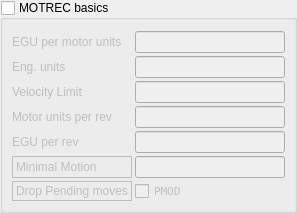
    <widget class="QEGroupBox" name="qegroupbox_2">
     <property name="checkable">
      <bool>true</bool>
     </property>
     <property name="checked">
      <bool>false</bool>
     </property>
     <property name="title" stdset="0">
      <string>MOTREC basics</string>
     </property>
     <property name="userLevelEnabled" stdset="0">
      <enum>QEGroupBox::Scientist</enum>
     </property>
     <layout class="QGridLayout" name="gridLayout_2">
      <property name="leftMargin">
       <number>9</number>
      </property>
      <property name="rightMargin">
       <number>9</number>
      </property>
      <property name="bottomMargin">
       <number>9</number>
      </property>
      <property name="spacing">
       <number>3</number>
      </property>
      <item row="6" column="1">
       <widget class="QELineEdit" name="qcalineeditplugin_20">
        <property name="minimumSize">
         <size>
          <width>150</width>
          <height>0</height>
         </size>
        </property>
        <property name="palette">
         <palette>
          <active>
           <colorrole role="WindowText">
            <brush brushstyle="SolidPattern">
             <color alpha="255">
              <red>0</red>
              <green>0</green>
              <blue>255</blue>
             </color>
            </brush>
           </colorrole>
           <colorrole role="Text">
            <brush brushstyle="SolidPattern">
             <color alpha="255">
              <red>0</red>
              <green>0</green>
              <blue>255</blue>
             </color>
            </brush>
           </colorrole>
           <colorrole role="PlaceholderText">
            <brush brushstyle="NoBrush">
             <color alpha="128">
              <red>0</red>
              <green>0</green>
              <blue>255</blue>
             </color>
            </brush>
           </colorrole>
          </active>
          <inactive>
           <colorrole role="WindowText">
            <brush brushstyle="SolidPattern">
             <color alpha="255">
              <red>0</red>
              <green>0</green>
              <blue>255</blue>
             </color>
            </brush>
           </colorrole>
           <colorrole role="Text">
            <brush brushstyle="SolidPattern">
             <color alpha="255">
              <red>0</red>
              <green>0</green>
              <blue>255</blue>
             </color>
            </brush>
           </colorrole>
           <colorrole role="PlaceholderText">
            <brush brushstyle="NoBrush">
             <color alpha="128">
              <red>0</red>
              <green>0</green>
              <blue>255</blue>
             </color>
            </brush>
           </colorrole>
          </inactive>
          <disabled>
           <colorrole role="WindowText">
            <brush brushstyle="SolidPattern">
             <color alpha="255">
              <red>118</red>
              <green>118</green>
              <blue>117</blue>
             </color>
            </brush>
           </colorrole>
           <colorrole role="Text">
            <brush brushstyle="SolidPattern">
             <color alpha="255">
              <red>118</red>
              <green>118</green>
              <blue>117</blue>
             </color>
            </brush>
           </colorrole>
           <colorrole role="PlaceholderText">
            <brush brushstyle="NoBrush">
             <color alpha="128">
              <red>0</red>
              <green>0</green>
              <blue>255</blue>
             </color>
            </brush>
           </colorrole>
          </disabled>
         </palette>
        </property>
        <property name="variable" stdset="0">
         <string>$(MOTOR).SREV</string>
        </property>
        <property name="variableSubstitutions" stdset="0">
         <string/>
        </property>
        <property name="confirmWrite">
         <bool>true</bool>
        </property>
        <property name="userLevelEnabled" stdset="0">
         <enum>QEGenericEdit::Engineer</enum>
        </property>
        <property name="precision">
         <number>9</number>
        </property>
        <property name="useDbPrecision">
         <bool>false</bool>
        </property>
        <property name="addUnits">
         <bool>true</bool>
        </property>
        <property name="displayAlarmState" stdset="0">
         <bool>false</bool>
        </property>
       </widget>
      </item>
      <item row="11" column="1">
       <widget class="QECheckBox" name="cB_SETOFFSET_3">
        <property name="minimumSize">
         <size>
          <width>0</width>
          <height>8</height>
         </size>
        </property>
        <property name="font">
         <font>
          <family>DejaVu Sans Mono</family>
          <pointsize>8</pointsize>
         </font>
        </property>
        <property name="toolTip">
         <string>Check to set the offset to match current readback to desired setpoint </string>
        </property>
        <property name="text">
         <string>PMOD</string>
        </property>
        <property name="variable" stdset="0">
         <string>$(MOTOR).PMOD</string>
        </property>
        <property name="userLevelVisibility" stdset="0">
         <enum>QECheckBox::User</enum>
        </property>
        <property name="userLevelEnabled" stdset="0">
         <enum>QECheckBox::Engineer</enum>
        </property>
        <property name="localEnumeration">
         <string/>
        </property>
        <property name="displayAlarmState" stdset="0">
         <bool>false</bool>
        </property>
       </widget>
      </item>
      <item row="2" column="1">
       <widget class="QELineEdit" name="qcalineeditplugin_18">
        <property name="sizePolicy">
         <sizepolicy hsizetype="Expanding" vsizetype="Fixed">
          <horstretch>0</horstretch>
          <verstretch>0</verstretch>
         </sizepolicy>
        </property>
        <property name="minimumSize">
         <size>
          <width>150</width>
          <height>0</height>
         </size>
        </property>
        <property name="palette">
         <palette>
          <active>
           <colorrole role="WindowText">
            <brush brushstyle="SolidPattern">
             <color alpha="255">
              <red>0</red>
              <green>0</green>
              <blue>255</blue>
             </color>
            </brush>
           </colorrole>
           <colorrole role="Text">
            <brush brushstyle="SolidPattern">
             <color alpha="255">
              <red>0</red>
              <green>0</green>
              <blue>255</blue>
             </color>
            </brush>
           </colorrole>
           <colorrole role="PlaceholderText">
            <brush brushstyle="NoBrush">
             <color alpha="128">
              <red>0</red>
              <green>0</green>
              <blue>255</blue>
             </color>
            </brush>
           </colorrole>
          </active>
          <inactive>
           <colorrole role="WindowText">
            <brush brushstyle="SolidPattern">
             <color alpha="255">
              <red>0</red>
              <green>0</green>
              <blue>255</blue>
             </color>
            </brush>
           </colorrole>
           <colorrole role="Text">
            <brush brushstyle="SolidPattern">
             <color alpha="255">
              <red>0</red>
              <green>0</green>
              <blue>255</blue>
             </color>
            </brush>
           </colorrole>
           <colorrole role="PlaceholderText">
            <brush brushstyle="NoBrush">
             <color alpha="128">
              <red>0</red>
              <green>0</green>
              <blue>255</blue>
             </color>
            </brush>
           </colorrole>
          </inactive>
          <disabled>
           <colorrole role="WindowText">
            <brush brushstyle="SolidPattern">
             <color alpha="255">
              <red>118</red>
              <green>118</green>
              <blue>117</blue>
             </color>
            </brush>
           </colorrole>
           <colorrole role="Text">
            <brush brushstyle="SolidPattern">
             <color alpha="255">
              <red>118</red>
              <green>118</green>
              <blue>117</blue>
             </color>
            </brush>
           </colorrole>
           <colorrole role="PlaceholderText">
            <brush brushstyle="NoBrush">
             <color alpha="128">
              <red>0</red>
              <green>0</green>
              <blue>255</blue>
             </color>
            </brush>
           </colorrole>
          </disabled>
         </palette>
        </property>
        <property name="variable" stdset="0">
         <string>$(MOTOR).MRES</string>
        </property>
        <property name="variableSubstitutions" stdset="0">
         <string/>
        </property>
        <property name="confirmWrite">
         <bool>true</bool>
        </property>
        <property name="userLevelEnabled" stdset="0">
         <enum>QEGenericEdit::Scientist</enum>
        </property>
        <property name="precision">
         <number>9</number>
        </property>
        <property name="useDbPrecision">
         <bool>false</bool>
        </property>
        <property name="addUnits">
         <bool>true</bool>
        </property>
        <property name="displayAlarmState" stdset="0">
         <bool>false</bool>
        </property>
       </widget>
      </item>
      <item row="3" column="0">
       <widget class="QLabel" name="label_17">
        <property name="text">
         <string>Eng. units </string>
        </property>
        <property name="wordWrap">
         <bool>true</bool>
        </property>
       </widget>
      </item>
      <item row="6" column="0">
       <widget class="QLabel" name="label_36">
        <property name="text">
         <string>Motor units per rev</string>
        </property>
       </widget>
      </item>
      <item row="9" column="0">
       <widget class="QLabel" name="label_37">
        <property name="text">
         <string>EGU per rev</string>
        </property>
       </widget>
      </item>
      <item row="2" column="0">
       <widget class="QLabel" name="label_27">
        <property name="toolTip">
         <string/>
        </property>
        <property name="text">
         <string>EGU per motor units</string>
        </property>
       </widget>
      </item>
      <item row="11" column="0">
       <widget class="QLabel" name="label_25">
        <property name="toolTip">
         <string>This is a float64Motor field: Set to 1 to make the motor record drop pending moves. Default is 0</string>
        </property>
        <property name="frameShape">
         <enum>QFrame::Box</enum>
        </property>
        <property name="text">
         <string>Drop Pending moves</string>
        </property>
       </widget>
      </item>
      <item row="9" column="1">
       <widget class="QELineEdit" name="qcalineeditplugin_22">
        <property name="minimumSize">
         <size>
          <width>150</width>
          <height>0</height>
         </size>
        </property>
        <property name="palette">
         <palette>
          <active>
           <colorrole role="WindowText">
            <brush brushstyle="SolidPattern">
             <color alpha="255">
              <red>0</red>
              <green>0</green>
              <blue>255</blue>
             </color>
            </brush>
           </colorrole>
           <colorrole role="Text">
            <brush brushstyle="SolidPattern">
             <color alpha="255">
              <red>0</red>
              <green>0</green>
              <blue>255</blue>
             </color>
            </brush>
           </colorrole>
           <colorrole role="PlaceholderText">
            <brush brushstyle="NoBrush">
             <color alpha="128">
              <red>0</red>
              <green>0</green>
              <blue>255</blue>
             </color>
            </brush>
           </colorrole>
          </active>
          <inactive>
           <colorrole role="WindowText">
            <brush brushstyle="SolidPattern">
             <color alpha="255">
              <red>0</red>
              <green>0</green>
              <blue>255</blue>
             </color>
            </brush>
           </colorrole>
           <colorrole role="Text">
            <brush brushstyle="SolidPattern">
             <color alpha="255">
              <red>0</red>
              <green>0</green>
              <blue>255</blue>
             </color>
            </brush>
           </colorrole>
           <colorrole role="PlaceholderText">
            <brush brushstyle="NoBrush">
             <color alpha="128">
              <red>0</red>
              <green>0</green>
              <blue>255</blue>
             </color>
            </brush>
           </colorrole>
          </inactive>
          <disabled>
           <colorrole role="WindowText">
            <brush brushstyle="SolidPattern">
             <color alpha="255">
              <red>118</red>
              <green>118</green>
              <blue>117</blue>
             </color>
            </brush>
           </colorrole>
           <colorrole role="Text">
            <brush brushstyle="SolidPattern">
             <color alpha="255">
              <red>118</red>
              <green>118</green>
              <blue>117</blue>
             </color>
            </brush>
           </colorrole>
           <colorrole role="PlaceholderText">
            <brush brushstyle="NoBrush">
             <color alpha="128">
              <red>0</red>
              <green>0</green>
              <blue>255</blue>
             </color>
            </brush>
           </colorrole>
          </disabled>
         </palette>
        </property>
        <property name="variable" stdset="0">
         <string>$(MOTOR).UREV</string>
        </property>
        <property name="variableSubstitutions" stdset="0">
         <string/>
        </property>
        <property name="confirmWrite">
         <bool>true</bool>
        </property>
        <property name="userLevelEnabled" stdset="0">
         <enum>QEGenericEdit::Engineer</enum>
        </property>
        <property name="precision">
         <number>9</number>
        </property>
        <property name="useDbPrecision">
         <bool>false</bool>
        </property>
        <property name="addUnits">
         <bool>true</bool>
        </property>
        <property name="displayAlarmState" stdset="0">
         <bool>false</bool>
        </property>
       </widget>
      </item>
      <item row="10" column="0">
       <widget class="QLabel" name="label_32">
        <property name="toolTip">
         <string>float64Motor field: Axis Minimal Incremnental Motion. Set to the minimum repeatable motion increment. Has to be L.T. 1e-9 EGU</string>
        </property>
        <property name="frameShape">
         <enum>QFrame::Box</enum>
        </property>
        <property name="text">
         <string>Minimal Motion</string>
        </property>
       </widget>
      </item>
      <item row="10" column="1">
       <widget class="QELineEdit" name="qcalineeditplugin_19">
        <property name="minimumSize">
         <size>
          <width>150</width>
          <height>0</height>
         </size>
        </property>
        <property name="palette">
         <palette>
          <active>
           <colorrole role="WindowText">
            <brush brushstyle="SolidPattern">
             <color alpha="255">
              <red>0</red>
              <green>0</green>
              <blue>255</blue>
             </color>
            </brush>
           </colorrole>
           <colorrole role="Text">
            <brush brushstyle="SolidPattern">
             <color alpha="255">
              <red>0</red>
              <green>0</green>
              <blue>255</blue>
             </color>
            </brush>
           </colorrole>
           <colorrole role="PlaceholderText">
            <brush brushstyle="NoBrush">
             <color alpha="128">
              <red>0</red>
              <green>0</green>
              <blue>255</blue>
             </color>
            </brush>
           </colorrole>
          </active>
          <inactive>
           <colorrole role="WindowText">
            <brush brushstyle="SolidPattern">
             <color alpha="255">
              <red>0</red>
              <green>0</green>
              <blue>255</blue>
             </color>
            </brush>
           </colorrole>
           <colorrole role="Text">
            <brush brushstyle="SolidPattern">
             <color alpha="255">
              <red>0</red>
              <green>0</green>
              <blue>255</blue>
             </color>
            </brush>
           </colorrole>
           <colorrole role="PlaceholderText">
            <brush brushstyle="NoBrush">
             <color alpha="128">
              <red>0</red>
              <green>0</green>
              <blue>255</blue>
             </color>
            </brush>
           </colorrole>
          </inactive>
          <disabled>
           <colorrole role="WindowText">
            <brush brushstyle="SolidPattern">
             <color alpha="255">
              <red>118</red>
              <green>118</green>
              <blue>117</blue>
             </color>
            </brush>
           </colorrole>
           <colorrole role="Text">
            <brush brushstyle="SolidPattern">
             <color alpha="255">
              <red>118</red>
              <green>118</green>
              <blue>117</blue>
             </color>
            </brush>
           </colorrole>
           <colorrole role="PlaceholderText">
            <brush brushstyle="NoBrush">
             <color alpha="128">
              <red>0</red>
              <green>0</green>
              <blue>255</blue>
             </color>
            </brush>
           </colorrole>
          </disabled>
         </palette>
        </property>
        <property name="variable" stdset="0">
         <string>$(MOTOR).AMIM</string>
        </property>
        <property name="variableSubstitutions" stdset="0">
         <string/>
        </property>
        <property name="userLevelEnabled" stdset="0">
         <enum>QEGenericEdit::Engineer</enum>
        </property>
        <property name="precision">
         <number>9</number>
        </property>
        <property name="useDbPrecision">
         <bool>false</bool>
        </property>
        <property name="addUnits">
         <bool>true</bool>
        </property>
        <property name="displayAlarmState" stdset="0">
         <bool>false</bool>
        </property>
       </widget>
      </item>
      <item row="3" column="1">
       <widget class="QELineEdit" name="qcalineeditplugin_15">
        <property name="minimumSize">
         <size>
          <width>80</width>
          <height>0</height>
         </size>
        </property>
        <property name="palette">
         <palette>
          <active>
           <colorrole role="WindowText">
            <brush brushstyle="SolidPattern">
             <color alpha="255">
              <red>0</red>
              <green>0</green>
              <blue>255</blue>
             </color>
            </brush>
           </colorrole>
           <colorrole role="Text">
            <brush brushstyle="SolidPattern">
             <color alpha="255">
              <red>0</red>
              <green>0</green>
              <blue>255</blue>
             </color>
            </brush>
           </colorrole>
           <colorrole role="PlaceholderText">
            <brush brushstyle="NoBrush">
             <color alpha="128">
              <red>0</red>
              <green>0</green>
              <blue>255</blue>
             </color>
            </brush>
           </colorrole>
          </active>
          <inactive>
           <colorrole role="WindowText">
            <brush brushstyle="SolidPattern">
             <color alpha="255">
              <red>0</red>
              <green>0</green>
              <blue>255</blue>
             </color>
            </brush>
           </colorrole>
           <colorrole role="Text">
            <brush brushstyle="SolidPattern">
             <color alpha="255">
              <red>0</red>
              <green>0</green>
              <blue>255</blue>
             </color>
            </brush>
           </colorrole>
           <colorrole role="PlaceholderText">
            <brush brushstyle="NoBrush">
             <color alpha="128">
              <red>0</red>
              <green>0</green>
              <blue>255</blue>
             </color>
            </brush>
           </colorrole>
          </inactive>
          <disabled>
           <colorrole role="WindowText">
            <brush brushstyle="SolidPattern">
             <color alpha="255">
              <red>118</red>
              <green>118</green>
              <blue>117</blue>
             </color>
            </brush>
           </colorrole>
           <colorrole role="Text">
            <brush brushstyle="SolidPattern">
             <color alpha="255">
              <red>118</red>
              <green>118</green>
              <blue>117</blue>
             </color>
            </brush>
           </colorrole>
           <colorrole role="PlaceholderText">
            <brush brushstyle="NoBrush">
             <color alpha="128">
              <red>0</red>
              <green>0</green>
              <blue>255</blue>
             </color>
            </brush>
           </colorrole>
          </disabled>
         </palette>
        </property>
        <property name="variable" stdset="0">
         <string>$(MOTOR).EGU</string>
        </property>
        <property name="variableSubstitutions" stdset="0">
         <string/>
        </property>
        <property name="userLevelEnabled" stdset="0">
         <enum>QEGenericEdit::Scientist</enum>
        </property>
        <property name="addUnits">
         <bool>false</bool>
        </property>
        <property name="displayAlarmState" stdset="0">
         <bool>false</bool>
        </property>
       </widget>
      </item>
      <item row="5" column="0">
       <widget class="QLabel" name="label_22">
        <property name="text">
         <string>Velocity Limit</string>
        </property>
       </widget>
      </item>
      <item row="5" column="1">
       <widget class="QELineEdit" name="qcalineeditplugin_32">
        <property name="minimumSize">
         <size>
          <width>100</width>
          <height>0</height>
         </size>
        </property>
        <property name="palette">
         <palette>
          <active>
           <colorrole role="WindowText">
            <brush brushstyle="SolidPattern">
             <color alpha="255">
              <red>0</red>
              <green>0</green>
              <blue>255</blue>
             </color>
            </brush>
           </colorrole>
           <colorrole role="Text">
            <brush brushstyle="SolidPattern">
             <color alpha="255">
              <red>0</red>
              <green>0</green>
              <blue>255</blue>
             </color>
            </brush>
           </colorrole>
           <colorrole role="PlaceholderText">
            <brush brushstyle="NoBrush">
             <color alpha="128">
              <red>0</red>
              <green>0</green>
              <blue>255</blue>
             </color>
            </brush>
           </colorrole>
          </active>
          <inactive>
           <colorrole role="WindowText">
            <brush brushstyle="SolidPattern">
             <color alpha="255">
              <red>0</red>
              <green>0</green>
              <blue>255</blue>
             </color>
            </brush>
           </colorrole>
           <colorrole role="Text">
            <brush brushstyle="SolidPattern">
             <color alpha="255">
              <red>0</red>
              <green>0</green>
              <blue>255</blue>
             </color>
            </brush>
           </colorrole>
           <colorrole role="PlaceholderText">
            <brush brushstyle="NoBrush">
             <color alpha="128">
              <red>0</red>
              <green>0</green>
              <blue>255</blue>
             </color>
            </brush>
           </colorrole>
          </inactive>
          <disabled>
           <colorrole role="WindowText">
            <brush brushstyle="SolidPattern">
             <color alpha="255">
              <red>118</red>
              <green>118</green>
              <blue>117</blue>
             </color>
            </brush>
           </colorrole>
           <colorrole role="Text">
            <brush brushstyle="SolidPattern">
             <color alpha="255">
              <red>118</red>
              <green>118</green>
              <blue>117</blue>
             </color>
            </brush>
           </colorrole>
           <colorrole role="PlaceholderText">
            <brush brushstyle="NoBrush">
             <color alpha="128">
              <red>0</red>
              <green>0</green>
              <blue>255</blue>
             </color>
            </brush>
           </colorrole>
          </disabled>
         </palette>
        </property>
        <property name="variable" stdset="0">
         <string>$(MOTOR).VMAX</string>
        </property>
        <property name="variableSubstitutions" stdset="0">
         <string/>
        </property>
        <property name="confirmWrite">
         <bool>true</bool>
        </property>
        <property name="userLevelEnabled" stdset="0">
         <enum>QEGenericEdit::Scientist</enum>
        </property>
        <property name="addUnits">
         <bool>true</bool>
        </property>
        <property name="displayAlarmState" stdset="0">
         <bool>false</bool>
        </property>
       </widget>
      </item>
     </layout>
    </widget>
